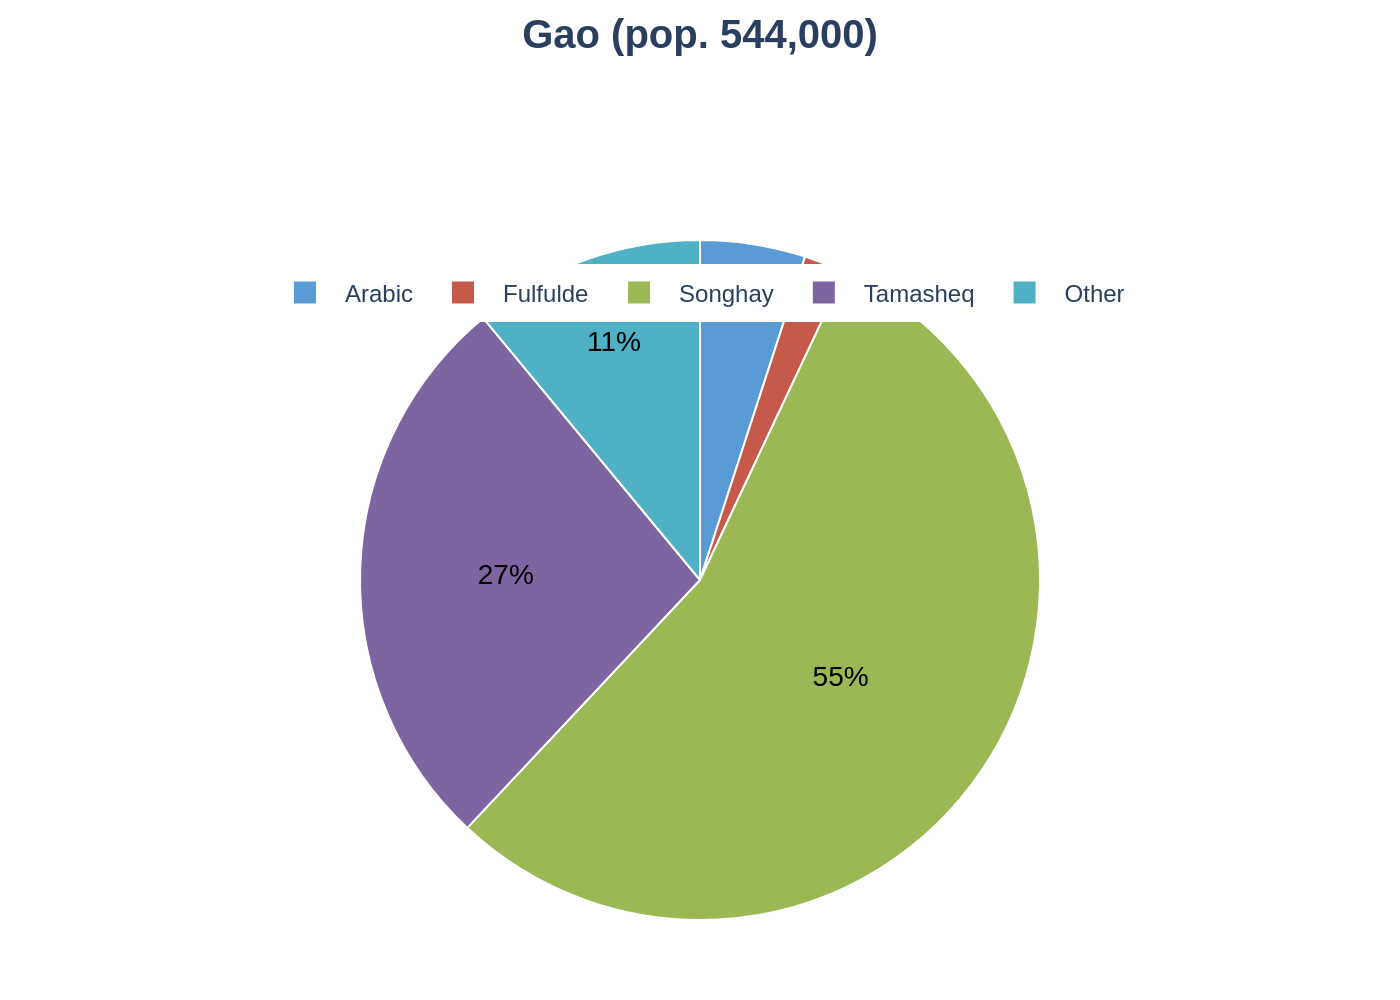

Source code (Python):
import sys
import json
import os
import plotly.graph_objects as go

# --- 1. Load Data from JSON ---
# Check for command-line argument
if len(sys.argv) != 2:
    print(f"Usage: python {os.path.basename(sys.argv[0])} <json_file_path>")
    sys.exit(1)

json_file_path = sys.argv[1]

# Ensure the JSON file exists
if not os.path.exists(json_file_path):
    print(f"Error: File not found at {json_file_path}")
    sys.exit(1)

# Read the JSON file
with open(json_file_path, 'r', encoding='utf-8') as f:
    chart_config = json.load(f)

# Extract data, texts, and colors from the JSON structure
chart_data = chart_config.get('chart_data', [])
texts = chart_config.get('texts', {})
colors = chart_config.get('colors', [])

# Prepare data for Plotly
labels = [item['label'] for item in chart_data]
values = [item['value'] for item in chart_data]

# --- 2. Create the Chart ---
# Initialize the figure
fig = go.Figure()

# Add the pie trace
fig.add_trace(go.Pie(
    labels=labels,
    values=values,
    marker=dict(colors=colors, line=dict(color='#FFFFFF', width=1)),
    hoverinfo='label+percent',
    textinfo='value',
    texttemplate='%{value}%',
    textfont=dict(family="Arial", size=14, color='black'),
    sort=False,  # Preserve the original data order
    direction='clockwise'
))

# --- 3. Configure Layout and Styling ---
# Combine title and subtitle if available
title_text = f"<b>{texts.get('title', '')}</b>"
if texts.get('subtitle'):
    title_text += f"<br><span style='font-size: 14px;'>{texts.get('subtitle')}</span>"

fig.update_layout(
    title=dict(
        text=title_text,
        y=0.98,
        x=0.5,
        xanchor='center',
        yanchor='top',
        font=dict(family="Arial", size=20)
    ),
    legend=dict(
        orientation="h",
        yanchor="bottom",
        y=0.88,
        xanchor="center",
        x=0.5,
        font=dict(family="Arial")
    ),
    font=dict(family="Arial", size=12),
    margin=dict(l=40, r=40, t=120, b=40),
    paper_bgcolor='rgba(255,255,255,1)',
    plot_bgcolor='rgba(255,255,255,1)'
)

# --- 4. Output the Image ---
# Derive the output filename from the input JSON filename
filename_base, _ = os.path.splitext(os.path.basename(json_file_path))
output_filename = f"{filename_base}.png"

# Save the figure as a PNG image
fig.write_image(output_filename, scale=2)

print(f"Chart saved as {output_filename}")
